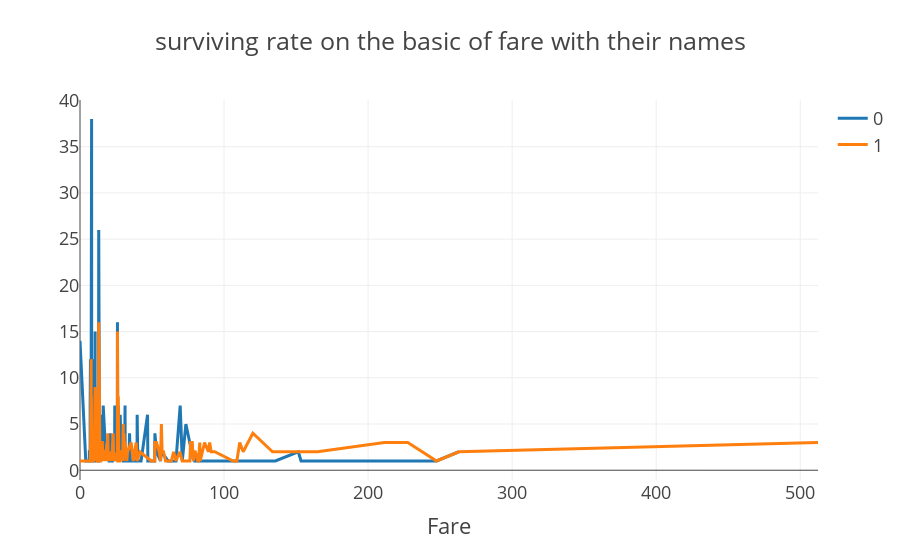

Write notebook code for a chart like this one.
### Code cell
col = "Fare"
v1 = df_sur[col].value_counts().reset_index()
v1 = v1.rename(columns={col:'count',"index":col})
v1["percent"] = v1["count"].apply(lambda x:100*x/sum(v1["count"]))
v1 = v1.sort_values(col)

v2 = df_not[col].value_counts().reset_index()
v2 = v2.rename(columns={col:'count',"index":col})
v2["percent"] = v2["count"].apply(lambda x:100*x/sum(v1["count"]))
v2 = v2.sort_values(col) 

scat1 = go.Scatter(x = v1[col], y=v1["count"], name="0")
scat2 = go.Scatter(x=v2[col], y=v2["count"], name="1")

data = [scat1, scat2]
layout={'title':"surviving rate on the basic of fare with their names",'xaxis':{'title':"Fare"}}
fig = go.Figure(data=data, layout=layout)
fig.layout.template = "presentation"

iplot(fig)

### Figure 1 — Plotly figure (JSON) as saved in the notebook; plotly's stock layout.template omitted (floating-point values rounded to 4 significant figures; data arrays with more than 128 entries replaced by an {"elided": "..."} marker saying what was removed)
{"data": [{"name": "0", "type": "scatter", "x": {"elided": "177 float values"}, "y": {"elided": "177 int values"}}, {"name": "1", "type": "scatter", "x": {"elided": "153 float values"}, "y": {"elided": "153 int values"}}], "layout": {"title": {"text": "surviving rate on the basic of fare with their names"}, "xaxis": {"title": {"text": "Fare"}}}}
